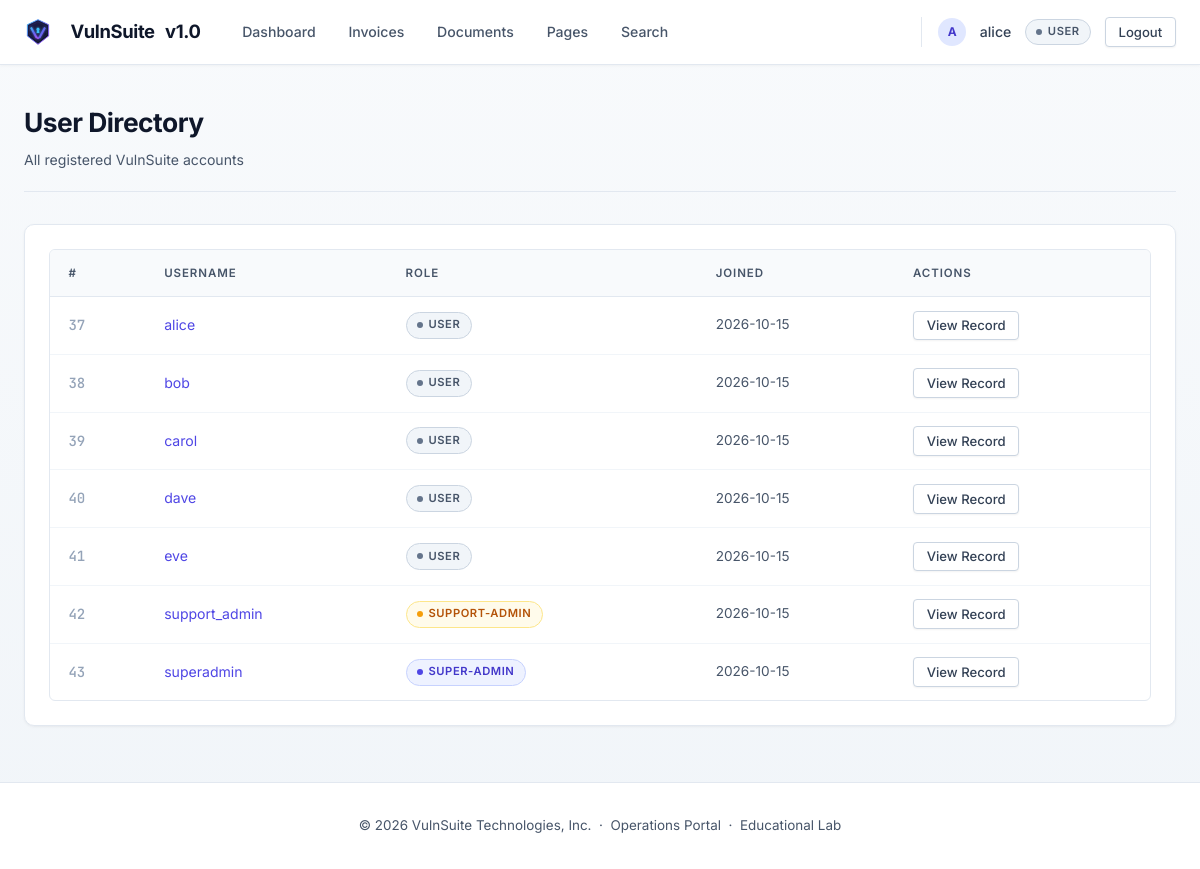
Page /users (signed in) on the committed database.
### tables this page shows
CREATE TABLE users (
        id          INTEGER PRIMARY KEY AUTOINCREMENT,
        username    TEXT UNIQUE NOT NULL,
        email       TEXT UNIQUE NOT NULL,
        password    TEXT NOT NULL,
        role        TEXT NOT NULL DEFAULT 'user',
        bio         TEXT DEFAULT '',
        website     TEXT DEFAULT '',
        created_at  TEXT DEFAULT (datetime('now'))
    );

### routes/profile_routes.py (the view)
@profile_bp.route("/users")
@login_required
def user_list():
    db    = get_db()
    users = db.execute(
        "SELECT id, username, role, created_at FROM users ORDER BY id"
    ).fetchall()
    return render_template("profile/user_list.html", users=users)

### auth.py (called while the page is built)
def current_user():
    return {
        "id":       session.get("user_id"),
        "username": session.get("username"),
        "role":     session.get("role"),
    } if "user_id" in session else None

def login_required(f):
    @wraps(f)
    def decorated(*args, **kwargs):
        if not current_user():
            return redirect(url_for("auth.login"))
        return f(*args, **kwargs)
    return decorated

### db.py (called while the page is built)
def get_db():
    if "db" not in g:
        db_path = current_app.config["DATABASE"]
        g.db = sqlite3.connect(db_path, detect_types=sqlite3.PARSE_DECLTYPES,
                               timeout=10)
        g.db.row_factory = sqlite3.Row
        g.db.execute("PRAGMA busy_timeout = 8000")
    return g.db

### templates/profile/user_list.html (shortened to what this page needs)
{% extends "base.html" %}
{% block content %}
<div class="page-header">
  <div>
    <h1 class="page-title">User Directory</h1>
    <p class="page-sub">All registered VulnSuite accounts</p>
  </div>
</div>
<div class="card">
  <div class="table-wrap">
    <table>
      <thead>
        <tr><th>#</th><th>Username</th><th>Role</th><th>Joined</th><th>Actions</th></tr>
      </thead>
      <tbody>
        {% for u in users %}
        <tr>
          <td class="td-id">{{ u['id'] }}</td>
          <td>
            <a href="{{ url_for('profile.view_profile', username=u['username']) }}">
              {{ u['username'] }}
            </a>
          </td>
          <td><span class="role-badge role-{{ u['role'] | replace('-','_') }}">{{ u['role'] }}</span></td>
          <td class="text-muted" style="font-size:0.85rem;">{{ u['created_at'][:10] if u['created_at'] else '—' }}</td>
          <td>
            <a href="{{ url_for('invoice.view_user_record', user_id=u['id']) }}"
               class="btn btn-ghost btn-sm">View Record</a>
          </td>
        </tr>
        {% endfor %}
      </tbody>
    </table>
  </div>
</div>
{% endblock %}

### templates/base.html (shortened to what this page needs)
<!DOCTYPE html>
<html lang="en">
<head>
  <link rel="stylesheet" href="{{ url_for('static', filename='css/main.css') }}" />
</head>
<body>
  <nav class="navbar">
    <div class="nav-inner">
      <a href="{{ url_for('index') }}" class="nav-brand">
        <img src="{{ url_for('static', filename='img/logo.svg') }}" alt="VulnSuite Logo" class="brand-logo" width="28" height="28" style="vertical-align: middle; margin-right: 8px;" />
        <span class="brand-name">VulnSuite</span>
        <span class="brand-pill">v1.0</span>
      </a>
      {% if current_user %}
      <div class="nav-links">
        <a href="{{ url_for('profile.dashboard') }}"   class="nav-link">Dashboard</a>
        <a href="{{ url_for('invoice.my_invoices') }}" class="nav-link">Invoices</a>
        <a href="{{ url_for('document.view_document') }}" class="nav-link">Documents</a>
        <a href="{{ url_for('page.render_page') }}"    class="nav-link">Pages</a>
        <a href="{{ url_for('extra.search_invoices') }}" class="nav-link">Search</a>
      </div>
      <div class="nav-user">
        <span class="user-avatar" style="width:28px;height:28px;border-radius:50%;background:#e0e7ff;color:#4338ca;display:inline-flex;align-items:center;justify-content:center;font-weight:700;font-size:0.75rem;">{{ current_user.username[:1].upper() }}</span>
        <span class="nav-username">{{ current_user.username }}</span>
        <span class="role-badge role-{{ current_user.role | replace('-','_') }}">{{ current_user.role }}</span>
        <a href="{{ url_for('auth.logout') }}" class="btn btn-sm btn-ghost">Logout</a>
      </div>
      {% else %}
      <div class="nav-links">
        <a href="{{ url_for('auth.login') }}"    class="btn btn-sm btn-primary">Login</a>
        <a href="{{ url_for('auth.register') }}" class="btn btn-sm btn-ghost">Register</a>
      </div>
      {% endif %}
    </div>
  </nav>
  <main class="main-content">
    {% block content %}{% endblock %}
  </main>
  <footer class="site-footer">
    <p>© 2026 VulnSuite Technologies, Inc. &nbsp;·&nbsp; Operations Portal &nbsp;·&nbsp; <span class="footer-badge">Educational Lab</span></p>
  </footer>
</body>
</html>

### rows in the picture
users: username "alice", id "37", role "USER", created_at "2026-10-15"
users: id "38", username "bob", role "USER", created_at "2026-10-15"
users: id "39", username "carol", role "USER", created_at "2026-10-15"
users: id "40", username "dave", role "USER", created_at "2026-10-15"
users: id "41", username "eve", role "USER", created_at "2026-10-15"
users: id "42", username "support_admin", role "SUPPORT-ADMIN", created_at "2026-10-15"
users: id "43", username "superadmin", role "SUPER-ADMIN", created_at "2026-10-15"

### other values in the picture
{{ current_user.username[:1].upper() }} "A"
{{ current_user.role }} "USER"
